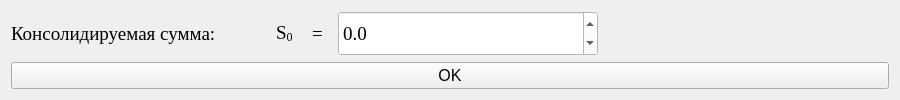
<?xml version="1.0" encoding="UTF-8"?>
<ui version="4.0">
 <class>Form</class>
 <widget class="QWidget" name="Form">
  <property name="geometry">
   <rect>
    <x>0</x>
    <y>0</y>
    <width>900</width>
    <height>100</height>
   </rect>
  </property>
  <property name="minimumSize">
   <size>
    <width>900</width>
    <height>100</height>
   </size>
  </property>
  <property name="maximumSize">
   <size>
    <width>900</width>
    <height>100</height>
   </size>
  </property>
  <property name="windowTitle">
   <string>Консолидируемая сумма:</string>
  </property>
  <layout class="QGridLayout" name="gridLayout_2">
   <item row="0" column="0">
    <layout class="QGridLayout" name="gridLayout">
     <item row="0" column="0">
      <layout class="QGridLayout" name="gridLayout_3" columnstretch="0,0,0,0,0,0" columnminimumwidth="0,0,0,0,0,0">
       <item row="0" column="1">
        <widget class="QLabel" name="label_41">
         <property name="minimumSize">
          <size>
           <width>30</width>
           <height>0</height>
          </size>
         </property>
         <property name="maximumSize">
          <size>
           <width>30</width>
           <height>16777215</height>
          </size>
         </property>
         <property name="font">
          <font>
           <family>Times New Roman</family>
           <pointsize>14</pointsize>
          </font>
         </property>
         <property name="text">
          <string>&lt;html&gt;&lt;head/&gt;&lt;body&gt;&lt;p&gt;S&lt;span style=&quot; vertical-align:sub;&quot;&gt;0&lt;/span&gt;&lt;/p&gt;&lt;/body&gt;&lt;/html&gt;</string>
         </property>
        </widget>
       </item>
       <item row="0" column="3">
        <widget class="QDoubleSpinBox" name="doubleSpinBox_32">
         <property name="enabled">
          <bool>false</bool>
         </property>
         <property name="minimumSize">
          <size>
           <width>214</width>
           <height>24</height>
          </size>
         </property>
         <property name="maximumSize">
          <size>
           <width>16777213</width>
           <height>220</height>
          </size>
         </property>
         <property name="font">
          <font>
           <family>Times New Roman</family>
           <pointsize>14</pointsize>
          </font>
         </property>
         <property name="styleSheet">
          <string notr="true">color: black; background-color: white;</string>
         </property>
         <property name="decimals">
          <number>1</number>
         </property>
         <property name="minimum">
          <double>-999999999.000000000000000</double>
         </property>
         <property name="maximum">
          <double>999999999.000000000000000</double>
         </property>
         <property name="value">
          <double>0.000000000000000</double>
         </property>
        </widget>
       </item>
       <item row="0" column="5">
        <widget class="QLabel" name="label_7">
         <property name="text">
          <string/>
         </property>
        </widget>
       </item>
       <item row="0" column="2">
        <widget class="QLabel" name="label_40">
         <property name="minimumSize">
          <size>
           <width>20</width>
           <height>0</height>
          </size>
         </property>
         <property name="maximumSize">
          <size>
           <width>20</width>
           <height>16777215</height>
          </size>
         </property>
         <property name="font">
          <font>
           <family>Times New Roman</family>
           <pointsize>14</pointsize>
          </font>
         </property>
         <property name="text">
          <string>=</string>
         </property>
        </widget>
       </item>
       <item row="0" column="0">
        <widget class="QLabel" name="label_20">
         <property name="minimumSize">
          <size>
           <width>0</width>
           <height>0</height>
          </size>
         </property>
         <property name="maximumSize">
          <size>
           <width>540</width>
           <height>16777215</height>
          </size>
         </property>
         <property name="font">
          <font>
           <family>Times New Roman</family>
           <pointsize>14</pointsize>
          </font>
         </property>
         <property name="text">
          <string>Консолидируемая сумма:</string>
         </property>
        </widget>
       </item>
       <item row="0" column="4">
        <widget class="QLabel" name="label_42">
         <property name="minimumSize">
          <size>
           <width>20</width>
           <height>0</height>
          </size>
         </property>
         <property name="maximumSize">
          <size>
           <width>20</width>
           <height>16777215</height>
          </size>
         </property>
         <property name="font">
          <font>
           <family>Times New Roman</family>
           <pointsize>14</pointsize>
          </font>
         </property>
         <property name="text">
          <string/>
         </property>
        </widget>
       </item>
      </layout>
     </item>
     <item row="1" column="0">
      <widget class="QPushButton" name="pushButton">
       <property name="font">
        <font>
         <pointsize>12</pointsize>
        </font>
       </property>
       <property name="text">
        <string>OK</string>
       </property>
      </widget>
     </item>
    </layout>
   </item>
  </layout>
 </widget>
 <resources/>
 <connections/>
</ui>
